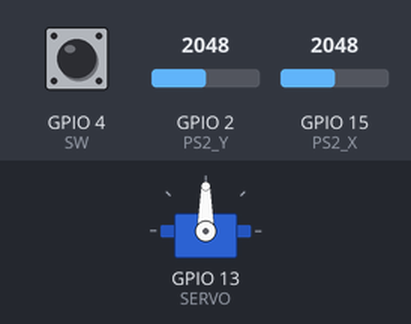
Bench run of a program on a simulated ESP32. On the bench: servo. The test bench sets the inputs (shaded band); at power-on: GPIO 2 (PS2_Y) = 2048, GPIO 4 (SW) HIGH, GPIO 15 (PS2_X) = 2048. What the program prints to the serial monitor is not drawn.

Above: at 1.2 s.
1.3 s: GPIO 2 (PS2_Y) set to 2866
At 2.2 s:
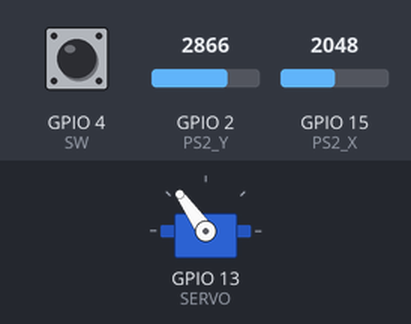
2.8 s: GPIO 2 (PS2_Y) set to 3603
At 3.7 s:
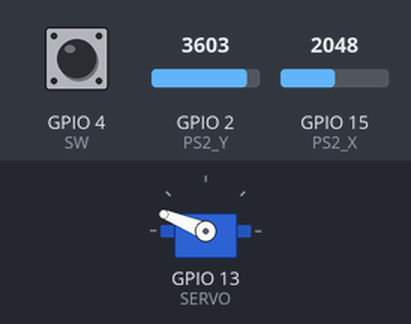
4.3 s: GPIO 2 (PS2_Y) set to 4095
At 5.2 s:
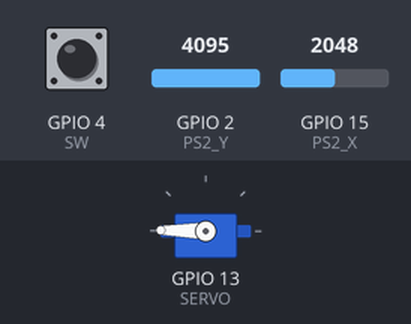
5.8 s: GPIO 2 (PS2_Y) set to 1228
At 6.7 s:
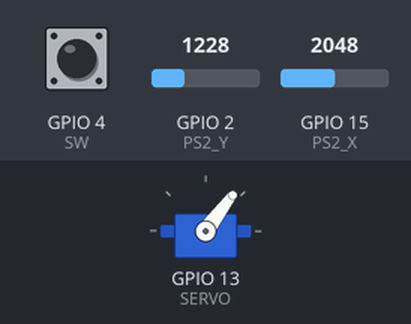
7.3 s: GPIO 2 (PS2_Y) set to 491
At 8.1 s:
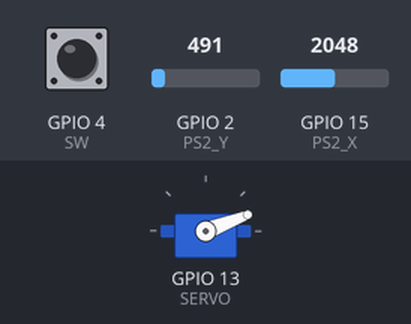
8.8 s: GPIO 2 (PS2_Y) set to 0
At 9.6 s:
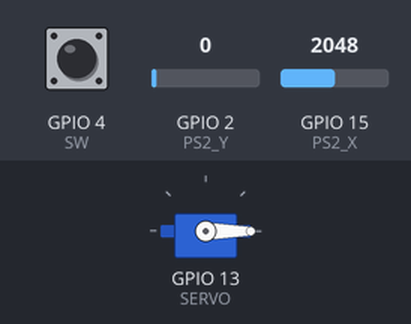
Timing chart, 0 to 11.3 s (numbered marks = the images above; inputs shaded):
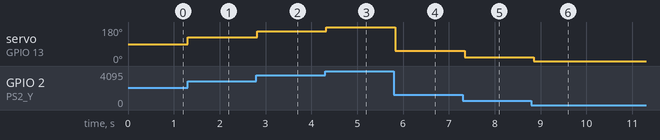

The program:

main.cpp
```cpp
#include <Arduino.h>
#include<ESP32Servo.h>
#define PS2_X   15
#define PS2_Y   2
#define SW      4
#define SERVO   13
#define RESOLUTION 12
#define  FREQ    50

Servo servo;//定义Servo对象
int value;
void setup()
{
  pinMode(PS2_X, INPUT);
  pinMode(PS2_Y, INPUT);
  pinMode(SW, INPUT_PULLUP);
  Serial.begin(9600);
  ESP32PWM::allocateTimer(0);//配置硬件定时器
  servo.setPeriodHertz(FREQ);//设置频率
  servo.attach(SERVO,500,2500);//连接Servo
}

void loop()
{
    value=map(analogRead(PS2_Y),0,pow(2,RESOLUTION),0,180);
    Serial.printf("X: %d, Y: %d, SW: %d,映射后Y: %d\n", analogRead(PS2_X), analogRead(PS2_Y), digitalRead(SW),value);
    servo.write(value);
    delay(100);
}
```

Measured:
- after the input at 1.3 s, servo on GPIO 13 (SERVO): 90° → 125° at once
- after the input at 2.8 s, servo on GPIO 13 (SERVO): 125° → 158° at once
- after the input at 4.3 s, servo on GPIO 13 (SERVO): 158° → 179° at once
- after the input at 5.8 s, servo on GPIO 13 (SERVO): 179° → 53° at once
- after the input at 7.3 s, servo on GPIO 13 (SERVO): 53° → 21° at once
- after the input at 8.8 s, servo on GPIO 13 (SERVO): 21° → 0° after 0.05 s
